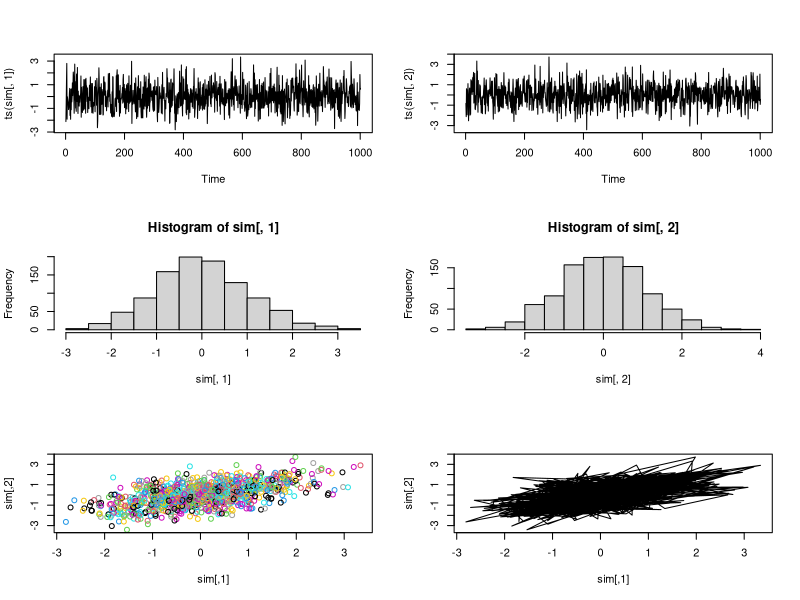

Write the R code that produced this figure.
N = 26000 # Total number of iterations
rho = 0.5

simx = simy = vector()
simx[1] = simy[1] = 0 # Initialise vectors

# Gibbs sampler
for(i in 2:N){
simx[i] = rnorm(1,rho*simy[i-1],sqrt(1-rho^2))
simy[i] = rnorm(1,rho*simx[i],sqrt(1-rho^2))
}

# burnin and thinning
burnin = 1000
thinning = 25

# Gibbs sample
sim = cbind(simx[seq(from=burnin,to=N,by=thinning)],simy[seq(from=burnin,to=N,by=thinning)])

# A diagnosis tool to assess the convergence of the sampler
par(mfrow=c(3,2))
plot(ts(sim[,1]))
plot(ts(sim[,2]))

# Plots of the marginals and the joint distribution

hist(sim[,1])
hist(sim[,2])

plot(sim,col=1:1000)

plot(sim,type="l")
